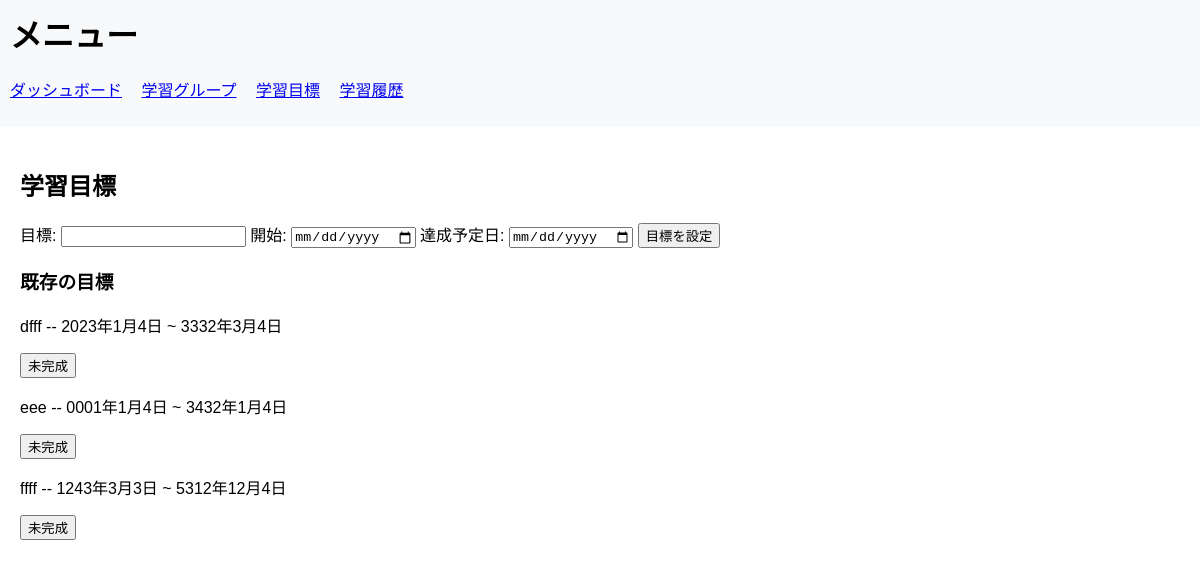
/main/study-goals/ (signed in), run on the app's committed database.
### main/models.py (models this page shows, shortened)
class StudyGoal(models.Model):
    user = models.ForeignKey(User, on_delete=models.CASCADE)
    goal = models.CharField(max_length=255)
    begin_date = models.DateField()
    target_date = models.DateField()
    completed = models.BooleanField(default=False)

### main/views.py (the view, shortened to what this page needs)
# urls.py: path('study-goals/', views.study_goals_view, name='study_goals'),  # 学習目標
@login_required
def study_goals_view(request):
    goals = StudyGoal.objects.filter(user=request.user)
    return render(request, 'main/study_goals.html', {'goals': goals})

### main/templates/main/study_goals.html (shortened to what this page needs)
{% extends 'main/base.html' %}
{% block content %}
<h2>学習目標</h2>
<form method="post">
    <label for="goal">目標:</label>
    <input type="text" id="goal" name="goal" required>
    <label for="begin_date">開始:</label>
    <input type="date" id="begin_date" name="begin_date" required>
    <label for="target_date">達成予定日:</label>
    <input type="date" id="target_date" name="target_date" required>
    <button type="submit">目標を設定</button>
</form>
<h3>既存の目標</h3>
{% for goal in goals %}
    <div>
        <p>{{ goal.goal }} -- {{ goal.begin_date }} ~ {{ goal.target_date }}</p>
        <form method="post" style="display: inline;">
            <button type="submit" {% if goal.completed %}disabled{% endif %}>
                {% if goal.completed %}完成{% else %}未完成{% endif %}
            </button>
        </form>
    </div>
{% empty %}
    <p>目標がありません。</p>
{% endfor %}
{% endblock %}

### main/templates/main/base.html (style rules this page uses)
body { font-family: Arial, sans-serif; margin: 0; padding: 0; }

### data on the page
StudyGoal: goal "dfff", begin_date "2023年1月4日", target_date "3332年3月4日", completed "未完成"
StudyGoal: goal "eee", begin_date "0001年1月4日", target_date "3432年1月4日", completed "未完成"
StudyGoal: goal "ffff", begin_date "1243年3月3日", target_date "5312年12月4日", completed "未完成"
